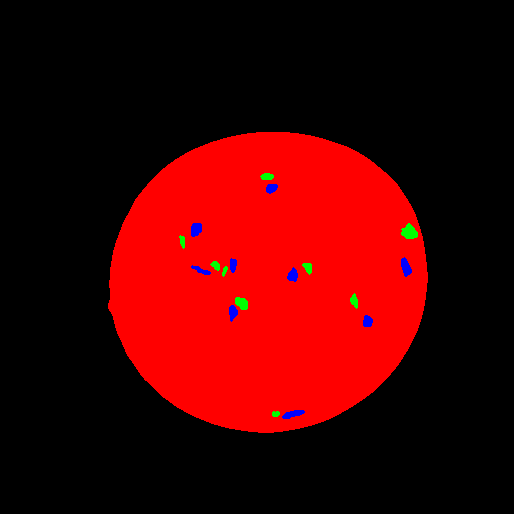
%> input picture data/annotation_day01.png, 514 x 514 px
$ octave Rapport_2_min.m   (GNU Octave 9; MATLAB toolbox functions it lacks are replaced by stand-ins)
%> lines starting %> are read from the running program, lines starting %| are printed output that depends on the picture; in (x1, y1, x2, y2) boxes, pixels count from 0 and x2, y2 are one past the last pixel; in counts of white or black regions, pixels touching at a corner belong together; the program's own positions count from 1
### Matlab/loadMulti.m
function [multiIm, annotationIm] = loadMulti(imName, annotationName, dirPath)
%> called with imName = 'multispectral_day01.mat', annotationName = 'annotation_day01.png'
% Loading multispectral image and an annotation
%
% function [multiIm, annotationIm] = loadMulti(imName, annotationName)
%
% Input
%   imName - name of multispectral image file - a *.mat file
%   annotationName - name of annotation image file - a *.png file
%   dirPath (optional) - path to data directory where the image files are
%       placed
%
% Output
%   multiIm - multispectral image
%   annotationIm - image with annotation mask of size r x c x 3. Layer 1 is
%       the salami annotation (both fat and meat, layer 2 is the fat, and
%       layer 3 is the meat. The pixel value is 1 in the annotation and 0
%       elsewhere.
%
% Anders Lindbjerg Dahl - DTU, January 2013
%

% check if dirPath is given
if ( nargin == 2 )
    dirPath = '';
end

% load the multispectral image
load([dirPath imName]);
multiIm = immulti;

% make annotation image of zeros
annotationIm = zeros(size(multiIm,1), size(multiIm,2), 3);

% read the mask image
aIm = imread([dirPath annotationName]);
%> aIm is the input picture: size 514x514x3 uint8; mean R, G, B 71.4, 0.7, 0.9

% set in ones
for i = 1:3
    annotationIm(:,:,i) = ( aIm(:,:,i) == 255 );
end

### Matlab/getPix.m
function [clPix, r, c] = getPix(multiIm, maskIm)
% Extracting pixels from multispectral image
%
% function [clPix, row, col] = getPix(multiIm, maskIm)
%
% Input
%   multiIm - multispectral image of size r x c x l
%   maskIm - binary mask with ones at pixels that should be extracted (use
%       layers from annotationIm from the loadMulti function)
%
% Output
%   clPix - pixels in n x l matrix
%   row - row pixels indicies
%   col - column pixels indicies
%
% Anders Lindbjerg Dahl - DTU, January 2013
%
nMask = sum(maskIm(:));
%> nMask = 756

[r, c] = find(maskIm == 1);
%> r = 756 values from 174 to 417; c = 756 values from 180 to 418

clPix = zeros(nMask, size(multiIm,3));
for i = 1:size(multiIm,3)
    tmp = multiIm(:,:,i);
    clPix(:,i) = tmp(maskIm == 1);
end
%> this loop made 19 passes
%> pass 1, in getPix, `tmp = multiIm(:,:,i);`:
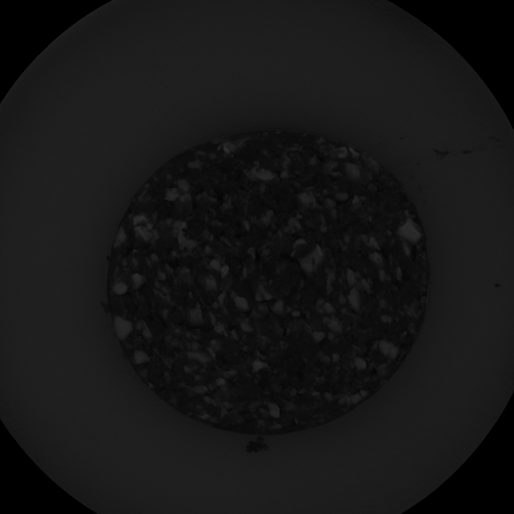
%> tmp: size 514x514 uint8; min 0, max 47, mean 22.6
%> pass 2, in getPix, `tmp = multiIm(:,:,i);`:
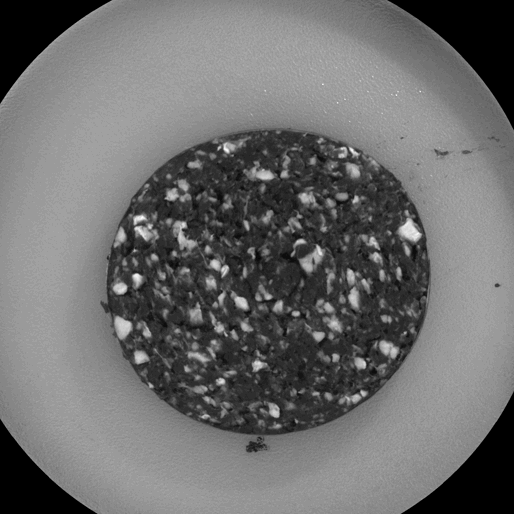
%> tmp: size 514x514 uint8; min 0, max 38, mean 16.4; drawn with min black and max white

### Rapport_2_min.m
addpath(genpath('data'));
addpath(genpath('Matlab'));

%%

[multiIm, annotationIm] = loadMulti('multispectral_day01.mat','annotation_day01.png');

[fatPix, fatR, fatC] = getPix(multiIm, annotationIm(:,:,2));
%> fatR = 756 values, max 417 at index 379, min 174 at index 308, mean 265.7; fatC = 756 values from 180 to 418
[meatPix, meatR, meatC] = getPix(multiIm, annotationIm(:,:,3));
%> meatR = 969 values, max 419 at index 502, min 185 at index 418, mean 285.8; meatC = 969 values from 192 to 412

% Finding spectral band with best discriminative properties for meat and
% fat. Using mean and median.

meanDif = abs(mean(fatPix)-mean(meatPix));
%> meanDif = 19 values, max 29.21 at index 5, min 0.0244 at index 19, mean 18.42

[max, idx] = max(meanDif);
%> max = 29.21; idx = 5

% Calculating threshold values for day 1.
meanThresholds = (mean(fatPix)+mean(meatPix))/2;
%> meanThresholds = 19 values, max 69.18 at index 13, min 1.29 at index 19, mean 43.36


%%

figure (1)
hold on
plot(mean(meatPix), 'b');
plot(mean(fatPix), 'r');

%%

errorRate = zeros(1,19);

for l = 1:18
    for p = 1:756
        if fatPix(p,l) < meanThresholds(l)
            errorRate(l) = errorRate(l) + 1;
        end
        if meatPix(p,l) > meanThresholds(l)
            errorRate(l) = errorRate(l) + 1;
        end
    end
end
%> after the loop, errorRate = 19 values, max 28 at index 2, min 0 at index 19, mean 15.63

figure (2)
hold on
plot(errorRate);

%%

fatClass = zeros(514);

% Classifying every fat-pixel and giving it value 1.

for i = 1:514
    for j = 1:514
        if multiIm(i,j,idx) < meanThresholds(idx)
            fatClass(i,j) = 1;
        end
    end
end
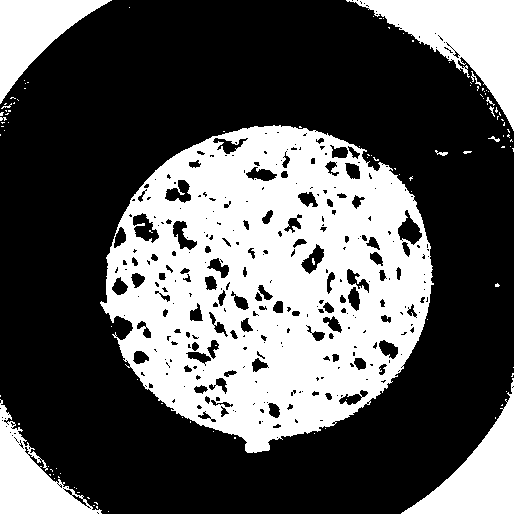
%> fatClass: size 514x514 double; values 0 (black) and 1 (white), 35.5% white; 110 white regions (99 under 20 px), largest, box (x1, y1, x2, y2) and area: (100, 125, 434, 453) 69590, (346, 0, 514, 131) 8325, (401, 378, 514, 514) 5760

figure (3)
hold on
imagesc(fatClass);

%%

sigma_meat = cov(meatPix);
sigma_fat = cov(fatPix);

m=[969,756];

sum_under=0;

for i=1:2
    sum_under=sum_under+m(i)-1;
end

Sigma_pooled = ((m(1)-1)*sigma_meat+(m(2)-1)*sigma_fat)./sum_under ;


%%

s_meat=zeros(514);
s_fat=zeros(514);

mean2=[mean(meatPix)', mean(fatPix)'];
%> mean2 = 19 rows, first 12: [12.87 34.72; 6.72 27.4; 11.01 39; 12.9 41.92; 15.11 44.32; 16.75 45.2; 16.91 43.08; 19.68 44.33; 39.88 59.83; 46.48 63.84; 51.11 66.7; 57.79 71.05]

%lp1=3;

M=im2double(multiIm);


for j=1:514
    for k=1:514
            s_meat(j,k)=squeeze(M(j,k,:))'*(Sigma_pooled^-1)*mean2(:,1)-1/2*mean2(:,1)'*(Sigma_pooled^-1)*mean2(:,1);
    end
end
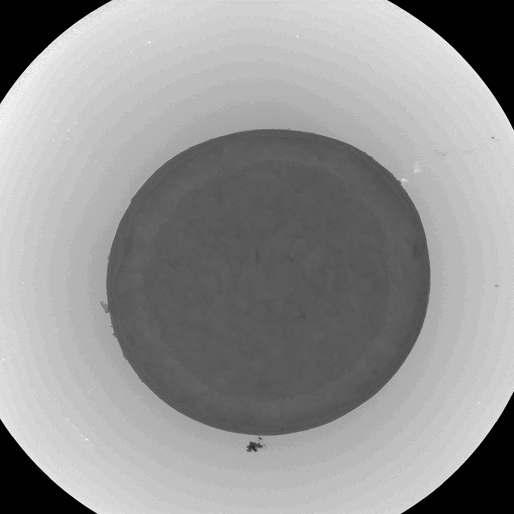
%> s_meat: size 514x514 double; min -1332.7, max -1302.9, mean -1315.3; drawn with min black and max white

%> (the run ends here)
